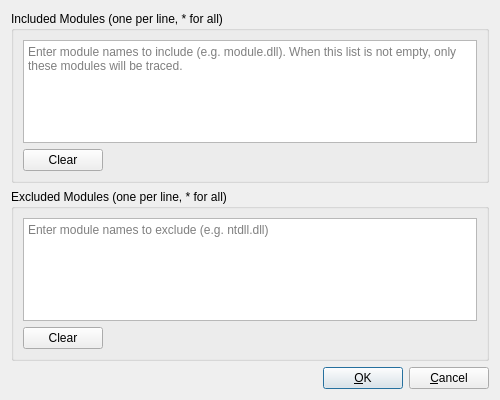
<?xml version="1.0" encoding="UTF-8"?>
<ui version="4.0">
 <class>TraceModulesDialog</class>
 <widget class="QDialog" name="TraceModulesDialog">
  <property name="geometry">
   <rect>
    <x>0</x>
    <y>0</y>
    <width>500</width>
    <height>400</height>
   </rect>
  </property>
  <property name="windowTitle">
   <string>Trace Modules</string>
  </property>
  <property name="windowIcon">
   <iconset theme="trace-setting">
    <normaloff>:/Default/icons/trace-settings.png</normaloff>:/Default/icons/trace-settings.png</iconset>
  </property>
  <layout class="QVBoxLayout" name="verticalLayout">
   <item>
    <widget class="QGroupBox" name="groupIncluded">
     <property name="title">
      <string>Included Modules (one per line, * for all)</string>
     </property>
     <layout class="QVBoxLayout" name="verticalLayout_2">
      <item>
       <widget class="QPlainTextEdit" name="editIncluded">
        <property name="placeholderText">
         <string>Enter module names to include (e.g. module.dll). When this list is not empty, only these modules will be traced.</string>
        </property>
       </widget>
      </item>
      <item>
       <layout class="QHBoxLayout" name="horizontalLayout_2">
        <item>
         <widget class="QPushButton" name="buttonClearIncluded">
          <property name="text">
           <string>Clear</string>
          </property>
         </widget>
        </item>
        <item>
         <spacer name="horizontalSpacer_2">
          <property name="orientation">
           <enum>Qt::Horizontal</enum>
          </property>
          <property name="sizeHint" stdset="0">
           <size>
            <width>40</width>
            <height>20</height>
           </size>
          </property>
         </spacer>
        </item>
       </layout>
      </item>
     </layout>
    </widget>
   </item>
   <item>
    <widget class="QGroupBox" name="groupExcluded">
     <property name="title">
      <string>Excluded Modules (one per line, * for all)</string>
     </property>
     <layout class="QVBoxLayout" name="verticalLayout_3">
      <item>
       <widget class="QPlainTextEdit" name="editExcluded">
        <property name="placeholderText">
         <string>Enter module names to exclude (e.g. ntdll.dll)</string>
        </property>
       </widget>
      </item>
      <item>
       <layout class="QHBoxLayout" name="horizontalLayout_3">
        <item>
         <widget class="QPushButton" name="buttonClearExcluded">
          <property name="text">
           <string>Clear</string>
          </property>
         </widget>
        </item>
        <item>
         <spacer name="horizontalSpacer_3">
          <property name="orientation">
           <enum>Qt::Horizontal</enum>
          </property>
          <property name="sizeHint" stdset="0">
           <size>
            <width>40</width>
            <height>20</height>
           </size>
          </property>
         </spacer>
        </item>
       </layout>
      </item>
     </layout>
    </widget>
   </item>
   <item>
    <layout class="QHBoxLayout" name="horizontalLayout">
     <item>
      <spacer name="horizontalSpacer">
       <property name="orientation">
        <enum>Qt::Horizontal</enum>
       </property>
       <property name="sizeHint" stdset="0">
        <size>
         <width>40</width>
         <height>20</height>
        </size>
       </property>
      </spacer>
     </item>
     <item>
      <widget class="QPushButton" name="buttonOk">
       <property name="text">
        <string>&amp;OK</string>
       </property>
       <property name="default">
        <bool>true</bool>
       </property>
      </widget>
     </item>
     <item>
      <widget class="QPushButton" name="buttonCancel">
       <property name="text">
        <string>&amp;Cancel</string>
       </property>
      </widget>
     </item>
    </layout>
   </item>
  </layout>
 </widget>
 <resources>
  <include location="../../resource.qrc"/>
 </resources>
 <connections/>
</ui>
